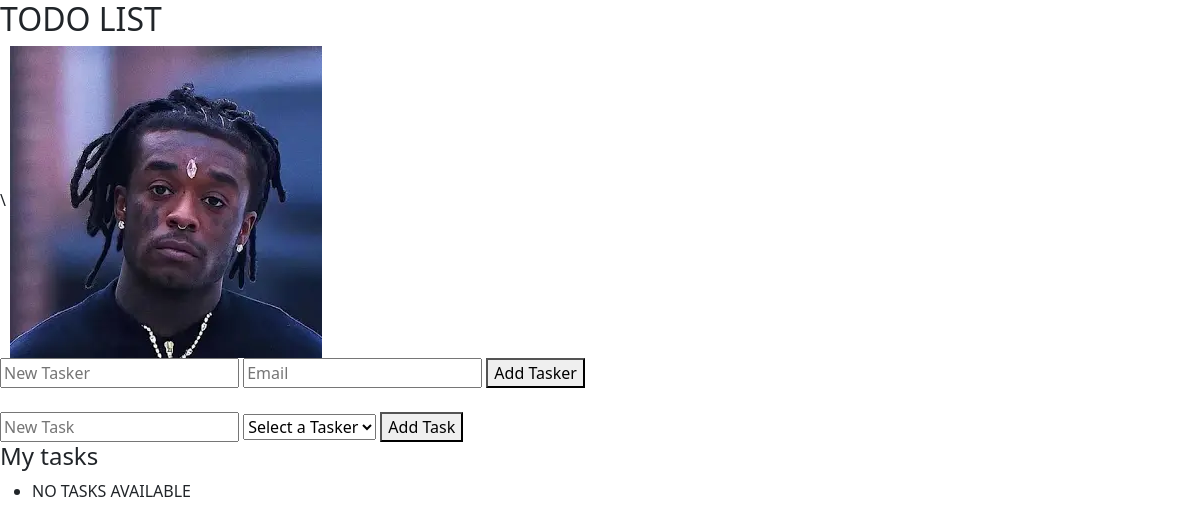
The app's page /, older data.
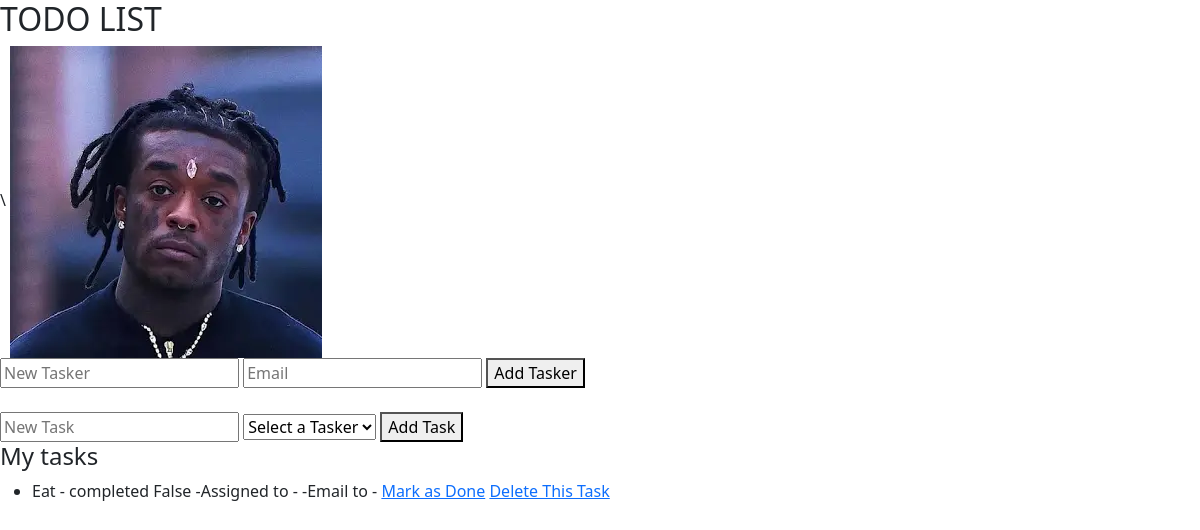
The same page, newer data.
### todolistapp/models.py (models this page shows, shortened)
class Task(models.Model):
    title = models.CharField(max_length=100, unique=True)
    completed = models.BooleanField(default=False)
    created_at = models.DateTimeField(auto_now_add=True)
    tasker = models.ForeignKey(Taskers, on_delete=models.SET_NULL, null=True,
                               blank=True)
    """
    1. python manage.py migrate todolistapp zero
    2. python manage.py makemigrations todolistapp
    3. python manage.py migrate
    """

### todolistapp/views.py (the view)
# urls.py: path('', views.task_list, name='task_list'),
def task_list(request):
    tasks = Task.objects.all()
    taskers = Taskers.objects.all()
    return render(request, 'todolistapp/task_list.html',
                  {"tasks" : tasks, "taskers":taskers})

### templates/todolistapp/task_list.html (shortened to what this page needs)
{% extends 'todolistapp/base.html' %}
{% load static %}
{% block content %}
    <img src="{% static 'images/uzi.webp' %}" alt="uzi">
    <form action="{% url 'add_tasker' %}" method="post">
    <input type="text" name="user_tasker" placeholder="New Tasker">
        <input type="email" name="user_email" placeholder="Email">
        <button type="submit">Add Tasker</button>
    </form>
    <br>
<form action="{% url 'add_task' %}" method="post">
    <input type="text" name="task" placeholder="New Task">
    <select name="tasker">
         <option value="">Select a Tasker</option>
    </select>
    <button type="submit">Add Task</button>
</form>
<h4>My tasks</h4>
    <ul>
         {% for task in tasks %}
                <li>
                    {{ task.title}}  -  completed {{ task.completed }}
                    <span>
                        -Assigned to - {{task.tasker.username}}
                        <span>
                        -Email to - {{ task.tasker.email }}
                        </span>
                    </span>
                    {% if task.completed %}
                        Completed
                   {% else %}
                       <a href="{% url 'mark_complete' task.id %}">
                           Mark as Done</a>
                   {% endif %}
                <a href="{% url 'delete_task' task.id %}">
                    Delete This Task</a>
                </li>
             {% empty %}
             <li>NO TASKS AVAILABLE</li>
         {% endfor %}
    </ul>
{% endblock %}

### templates/todolistapp/base.html (shortened to what this page needs)
<!DOCTYPE html>
<html lang="en">
<head>
    <link href="https://cdn.jsdelivr.net/npm/bootstrap@5.3.3/dist/css/bootstrap.min.css" rel="stylesheet">
    <link rel="stylesheet" href="style.css">
</head>
<body>
    <h2>TODO LIST</h2>
\
    {%block content  %} {% endblock %}
</body>
</html>

Row changes from the older to the newer data that the page shows:
added Task: title "Eat", completed "False", shows "Mark as Done"
Text that changed along with them:
text no longer shown: "NO TASKS AVAILABLE"
